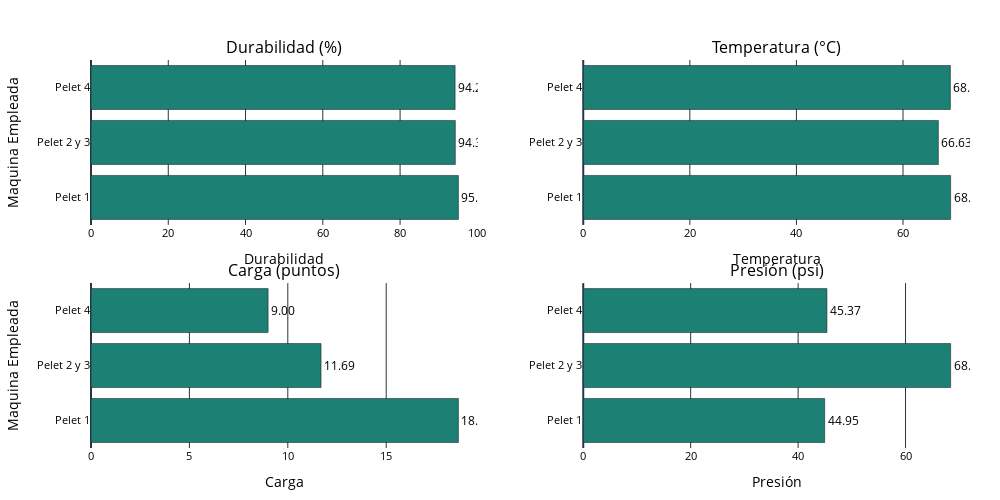

The cell this chart's notebook holds for it:
### Code cell
METRICS = {
    "Durabilidad Prom (%)": "Durabilidad (%)",
    "Temp Prom (°C)":        "Temperatura (°C)",
    "Carga Prom (Puntos)":   "Carga (puntos)",
    "Presion Prom (Psi)":    "Presión (psi)",
}

plot_4metrics_by_machine_plotly(
    df_base=df_pel_group,  # tu dataframe ya agrupado
    metrics=METRICS,
    group_col="Maquina Empleada",
    output_path=f"{ROOT_IMAGEN}/metrics_por_maquina.html"
)

### Figure 1 — Plotly figure (JSON) as saved in the notebook; plotly's stock layout.template omitted (floating-point values rounded to 4 significant figures)
{"data": [{"insidetextanchor": "start", "marker": {"color": "#1C8074"}, "name": "Durabilidad (%)", "orientation": "h", "showlegend": false, "text": ["95.10", "94.30", "94.25"], "textfont": {"color": "black", "size": 12}, "textposition": "outside", "type": "bar", "x": [95.1, 94.3, 94.25], "xaxis": "x", "y": ["Pelet 1", "Pelet 2 y 3", "Pelet 4"], "yaxis": "y"}, {"insidetextanchor": "start", "marker": {"color": "#1C8074"}, "name": "Temperatura (°C)", "orientation": "h", "showlegend": false, "text": ["68.94", "66.63", "68.89"], "textfont": {"color": "black", "size": 12}, "textposition": "outside", "type": "bar", "x": [68.94, 66.63, 68.89], "xaxis": "x2", "y": ["Pelet 1", "Pelet 2 y 3", "Pelet 4"], "yaxis": "y2"}, {"insidetextanchor": "start", "marker": {"color": "#1C8074"}, "name": "Carga (puntos)", "orientation": "h", "showlegend": false, "text": ["18.67", "11.69", "9.00"], "textfont": {"color": "black", "size": 12}, "textposition": "outside", "type": "bar", "x": [18.67, 11.69, 9], "xaxis": "x3", "y": ["Pelet 1", "Pelet 2 y 3", "Pelet 4"], "yaxis": "y3"}, {"insidetextanchor": "start", "marker": {"color": "#1C8074"}, "name": "Presión (psi)", "orientation": "h", "showlegend": false, "text": ["44.95", "68.40", "45.37"], "textfont": {"color": "black", "size": 12}, "textposition": "outside", "type": "bar", "x": [44.95, 68.4, 45.37], "xaxis": "x4", "y": ["Pelet 1", "Pelet 2 y 3", "Pelet 4"], "yaxis": "y4"}], "layout": {"annotations": [{"font": {"color": "black", "size": 16}, "showarrow": false, "text": "Durabilidad (%)", "x": 0.22, "xanchor": "center", "xref": "paper", "y": 1, "yanchor": "bottom", "yref": "paper"}, {"font": {"color": "black", "size": 16}, "showarrow": false, "text": "Temperatura (°C)", "x": 0.78, "xanchor": "center", "xref": "paper", "y": 1, "yanchor": "bottom", "yref": "paper"}, {"font": {"color": "black", "size": 16}, "showarrow": false, "text": "Carga (puntos)", "x": 0.22, "xanchor": "center", "xref": "paper", "y": 0.425, "yanchor": "bottom", "yref": "paper"}, {"font": {"color": "black", "size": 16}, "showarrow": false, "text": "Presión (psi)", "x": 0.78, "xanchor": "center", "xref": "paper", "y": 0.425, "yanchor": "bottom", "yref": "paper"}], "barmode": "group", "height": 500, "margin": {"b": 40, "l": 60, "r": 30, "t": 60}, "paper_bgcolor": "white", "plot_bgcolor": "white", "width": 1000, "xaxis": {"anchor": "y", "domain": [0, 0.44], "tickfont": {"color": "black", "size": 11}, "title": {"font": {"color": "black", "size": 14}, "text": "Durabilidad"}}, "xaxis2": {"anchor": "y2", "domain": [0.56, 1], "tickfont": {"color": "black", "size": 11}, "title": {"font": {"color": "black", "size": 14}, "text": "Temperatura"}}, "xaxis3": {"anchor": "y3", "domain": [0, 0.44], "tickfont": {"color": "black", "size": 11}, "title": {"font": {"color": "black", "size": 14}, "text": "Carga"}}, "xaxis4": {"anchor": "y4", "domain": [0.56, 1], "tickfont": {"color": "black", "size": 11}, "title": {"font": {"color": "black", "size": 14}, "text": "Presión"}}, "yaxis": {"anchor": "x", "domain": [0.575, 1], "tickfont": {"color": "black", "size": 11}, "title": {"font": {"color": "black", "size": 14}, "text": "Maquina Empleada"}}, "yaxis2": {"anchor": "x2", "domain": [0.575, 1], "tickfont": {"color": "black", "size": 11}, "title": {"font": {"color": "black", "size": 14}, "text": ""}}, "yaxis3": {"anchor": "x3", "domain": [0, 0.425], "tickfont": {"color": "black", "size": 11}, "title": {"font": {"color": "black", "size": 14}, "text": "Maquina Empleada"}}, "yaxis4": {"anchor": "x4", "domain": [0, 0.425], "tickfont": {"color": "black", "size": 11}, "title": {"font": {"color": "black", "size": 14}, "text": ""}}}}
